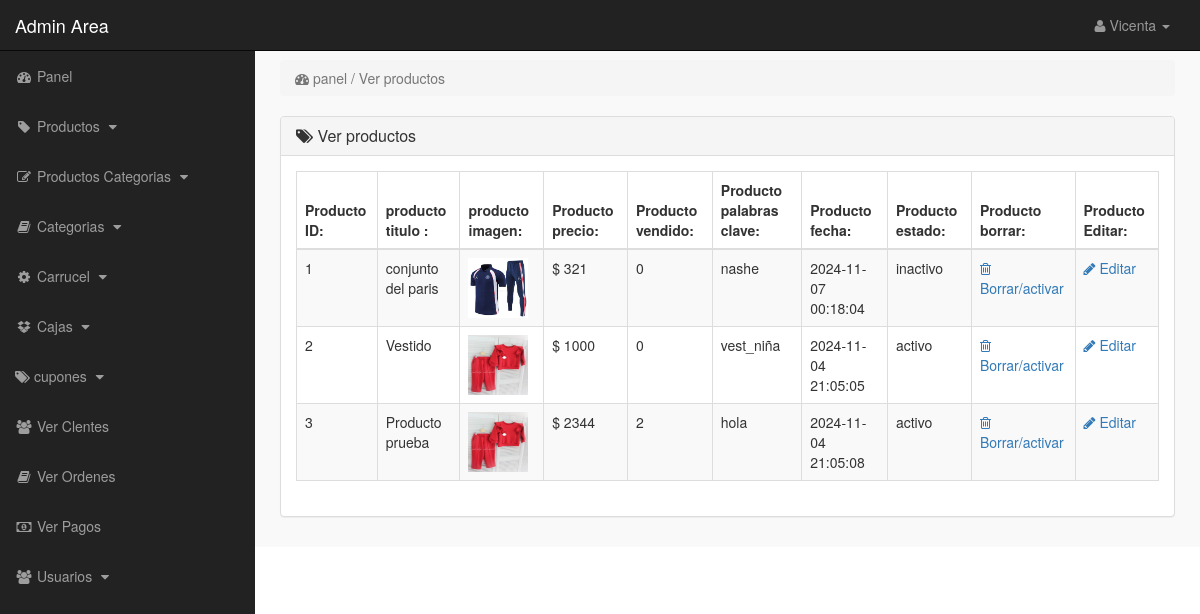
The page /admin_area/index.php?ver_producto (signed in) on the database its author committed.
### tables this page shows
CREATE TABLE `productos` (
  `producto_id` int(6) NOT NULL,
  `p_cat_id` int(5) NOT NULL,
  `cat_id` int(5) NOT NULL,
  `date` timestamp NOT NULL DEFAULT current_timestamp() ON UPDATE current_timestamp(),
  `producto_titulo` text NOT NULL,
  `producto_img1` text NOT NULL,
  `producto_img2` text NOT NULL,
  `producto_img3` text NOT NULL,
  `producto_precio` int(5) NOT NULL,
  `producto_desc` text NOT NULL,
  `producto_keywords` text NOT NULL,
  `producto_etiqueta` text NOT NULL,
  `producto_oferta` int(5) NOT NULL,
  `activo` int(1) DEFAULT 1,
  `stock` int(4) NOT NULL
);

### admin_area/ver_producto.php (the view)
<?php
    if(!isset($_SESSION['admin_email'])){
        echo "<script>window.open('login.php','_self')</script>";
    }else{
?>
<div class="row">
    <div class="col-lg-12">
        <ol class="breadcrumb">
            <li class="active">
                <i class="fa fa-dashboard"></i> panel / Ver productos
            </li>
        </ol>
    </div>
</div>
<div class="row">
    <div class="col-lg-12">
        <div class="panel panel-default">
            <div class="panel-heading">
               <h3 class="panel-title">
                   <i class="fa fa-tags"></i>  Ver productos
               </h3>
            </div>
            <div class="panel-body">
                <div class="table-responsive">
                    <table class="table table-striped table-bordered table-hover">
                        <thead>
                            <tr>
                                <th> Producto ID: </th>
                                <th> producto titulo : </th>
                                <th> producto imagen: </th>
                                <th> Producto precio: </th>
                                <th> Producto vendido: </th>
                                <th> Producto palabras clave: </th>
                                <th> Producto fecha: </th>
                                <th> Producto estado: </th>
                                <th> Producto borrar: </th>
                                <th> Producto Editar: </th>
                            </tr>
                        </thead>
                        <tbody>
                            <?php
                                $i=0;
                                $get_pro = "select * from productos";
                                $run_pro = mysqli_query($con,$get_pro);
                                while($row_pro=mysqli_fetch_array($run_pro)){
                                    $pro_id = $row_pro['producto_id'];
                                    $pro_title = $row_pro['producto_titulo'];
                                    $pro_img1 = $row_pro['producto_img1'];
                                    $pro_price = $row_pro['producto_precio'];
                                    $pro_keywords = $row_pro['producto_keywords'];
                                    $pro_date = $row_pro['date'];
                                    $pro_est = $row_pro['activo'];
                                    if($pro_est == 0){
                                        $estado = "inactivo";
                                    }else{
                                        $estado = "activo";
                                    }
                                    $i++;
                            ?>
                            <tr>
                                <td> <?php echo $i; ?> </td>
                                <td> <?php echo $pro_title; ?> </td>
                                <td> <img src="product_images/<?php echo $pro_img1; ?>" width="60" height="60"></td>
                                <td> $ <?php echo $pro_price; ?> </td>
                                <td> <?php
                                        $get_sold = "select * from ordenes_pendientes where producto_id='$pro_id'";
                                        $run_sold = mysqli_query($con,$get_sold);
                                        $count = mysqli_num_rows($run_sold);
                                        echo $count;
                                     ?>
                                </td>
                                <td> <?php echo $pro_keywords; ?> </td>
                                <td> <?php echo $pro_date ?> </td>
                                <td> <?php echo $estado ?> </td>
                                <td>
                                     <a href="index.php?borrar_producto=<?php echo $pro_id; ?>">
                                        <i class="fa fa-trash-o"></i> Borrar/activar
                                     </a>
                                </td>
                                <td>
                                     <a href="index.php?editar_producto=<?php echo $pro_id; ?>">
                                        <i class="fa fa-pencil"></i> Editar
                                     </a>
                                </td>
                            </tr>
                            <?php } ?>
                        </tbody>
                    </table>
                </div>
            </div>
        </div>
    </div>
</div>
<?php } ?>

### admin_area/includes/sidebar.php (shortened to what this page needs)
<?php
      if(!isset($_SESSION['admin_email'])){
        echo "<script>window.open('login.php','_self')</script>";
        }else{
?>
<nav class="navbar navbar-inverse navbar-fixed-top">
    <div class="navbar-header">
        <a href="index.php?panel" class="navbar-brand">Admin Area</a>
    </div>
    <ul class="nav navbar-right top-nav">
        <li class="dropdown">
            <a href="#" class="dropdown-toggle" data-toggle="dropdown">
                <i class="fa fa-user"></i> <?php echo $admin_nombre; ?> <b class="caret"></b>
            </a>
        </li>
    </ul>
    <div class="collapse navbar-collapse navbar-ex1-collapse">
        <ul class="nav navbar-nav side-nav">
            <li>
                <a href="index.php?panel">
                        <i class="fa fa-fw fa-dashboard"></i> Panel
                </a>
            </li>
            <li>
                <a href="#" data-toggle="collapse" data-target="#products">
                        <i class="fa fa-fw fa-tag"></i> Productos
                        <i class="fa fa-fw fa-caret-down"></i>
                </a>
            </li>
            <li>
                <a href="#" data-toggle="collapse" data-target="#p_cat">
                        <i class="fa fa-fw fa-edit"></i> Productos Categorias
                        <i class="fa fa-fw fa-caret-down"></i>
                </a>
            </li>
            <li>
                <a href="#" data-toggle="collapse" data-target="#cat">
                        <i class="fa fa-fw fa-book"></i> Categorias
                        <i class="fa fa-fw fa-caret-down"></i>
                </a>
            </li>
            <li>
                <a href="#" data-toggle="collapse" data-target="#slides">
                        <i class="fa fa-fw fa-gear"></i> Carrucel
                        <i class="fa fa-fw fa-caret-down"></i>
                </a>
            </li>
            <li>
                <a href="#" data-toggle="collapse" data-target="#boxes">
                        <i class="fa fa-fw fa-dropbox"></i> Cajas
                        <i class="fa fa-fw fa-caret-down"></i>
                </a>
            </li>
            <li>
                <a href="#" data-toggle="collapse" data-target="#cupones">
                <i class="fa fa-tags" aria-hidden="true"></i> cupones
                        <i class="fa fa-fw fa-caret-down"></i>
                </a>
            </li>
            <li>
                <a href="index.php?ver_clientes">
                    <i class="fa fa-fw fa-users"></i> Ver Clentes
                </a>
            </li>
            <li>
                <a href="index.php?ver_ordenes">
                    <i class="fa fa-fw fa-book"></i> Ver Ordenes
                </a>
            </li>
            <li>
                <a href="index.php?ver_pagos">
                    <i class="fa fa-fw fa-money"></i> Ver Pagos
                </a>
            </li>
            <li>
                <a href="#" data-toggle="collapse" data-target="#users">
                        <i class="fa fa-fw fa-users"></i> Usuarios
                        <i class="fa fa-fw fa-caret-down"></i>
                </a>
    </div>
</nav>
<?php }?>

### admin_area/css/styles.css (style rules this page uses)
body { margin-top: 100px; }
@media (min-width: 768px) { body { margin-top: 50px; } }
.top-nav { margin: 0 15px; }
.top-nav>li { float: left; display: inline-block; }
.top-nav>li>a { color: #999999; line-height: 20px; padding-top: 15px; padding-bottom: 15px; }
@media (min-width: 768px) { .side-nav { position: fixed; top: 51px; bottom: 0; width: 255px; overflow-y: auto; overflow-x: hidden; background-color: #222222; padding-bottom: 40px; border-radius: 0; } }
@media (min-width: 768px) { .side-nav>li>a { width: 255px; } }
.panel-body { border-radius: 5px; }

### rows shown on the page
productos: producto_titulo "conjunto del paris", producto_img1 (picture), producto_precio "321", count "0", producto_keywords "nashe", date "2024-11-07 00:18:04", activo "inactivo"
productos: producto_titulo "Vestido", producto_img1 (picture), producto_precio "1000", count "0", producto_keywords "vest_niña", date "2024-11-04 21:05:05", activo "activo"
productos: producto_titulo "Producto prueba", producto_img1 (picture), producto_precio "2344", count "2", producto_keywords "hola", date "2024-11-04 21:05:08", activo "activo"

### other values the page prints
$admin_nombre "Vicenta"
